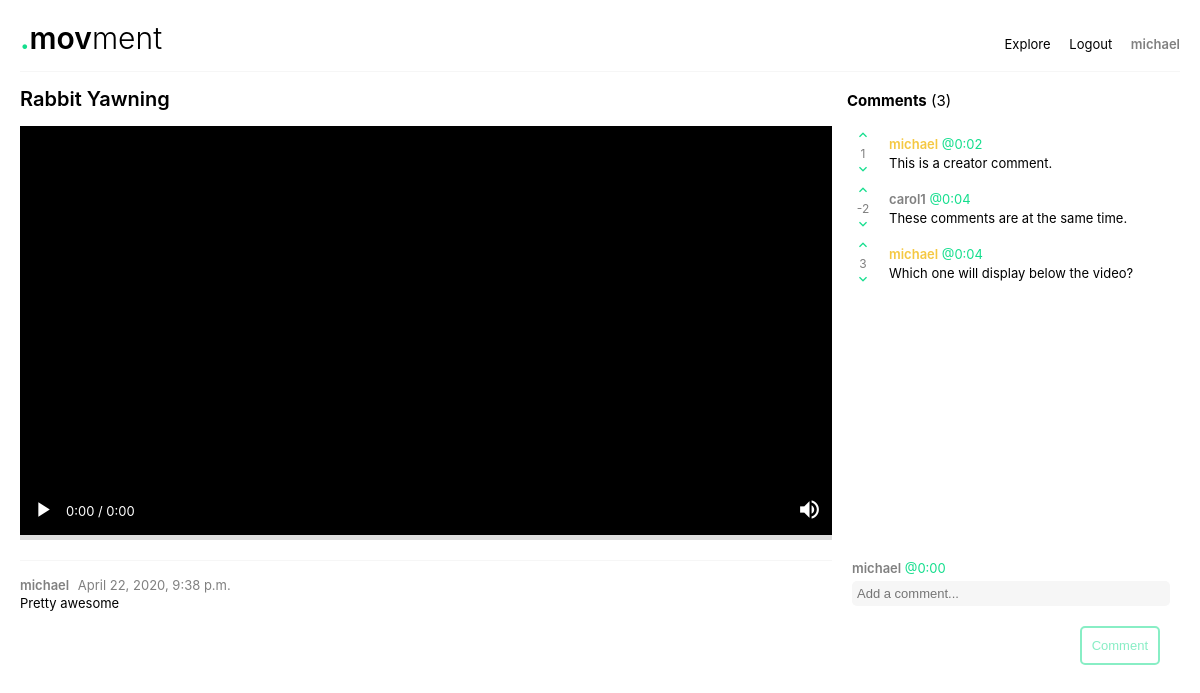
Page /23/watch (signed in) on the committed database.
### photo/models.py (models this page shows, shortened)
class VideoPost(models.Model):
    owner = models.ForeignKey(User, on_delete=models.CASCADE)
    video = models.FileField(upload_to=get_upload_path, validators=[FileExtensionValidator(['mp4', 'avi', 'mpg'])])
    title = models.CharField(max_length=100)
    descrip = models.CharField(max_length=10000)
    created = models.DateTimeField(auto_now_add=True)

class CommentPost(models.Model):
    owner = models.ForeignKey(User, on_delete=models.CASCADE)
    video_id = models.IntegerField()
    content = models.CharField(max_length=250)
    time = models.CharField(max_length=10)
    score = models.IntegerField()

### photo/views.py (the view)
# urls.py: path('<int:video_id>/watch', watch, name='watch'),
def watch(request, video_id=None):
    videos = VideoPost.objects.filter(id=video_id)
    comments = CommentPost.objects.filter(video_id=video_id)
    if not videos:
        return HttpResponseNotFound('<h1>Video not found!</h1>')
    video = videos[0]
    context = {'video': video, 'comments': comments, 'video_id': video.id, 'history': []}
    if request.user.is_authenticated:
        histories = UserHistory.objects.filter(owner=request.user)
        if not histories:
            history = UserHistory.objects.create(owner=request.user, history="[]")
        else:
            history = histories[0]
        int_arr = ast.literal_eval(history.history)
        if video.id in int_arr:
            int_arr.remove(video.id)
        int_arr.insert(0, video.id)
        str_arr = ('[' + ', '.join(str(i) for i in int_arr) + ']')
        history.history = str_arr
        history.save()
        context['history'] = int_arr
    return render(request, 'photo/watch.html', context)

### photo/templates/photo/watch.html (shortened to what this page needs)
{% load static %}
<!DOCTYPE html>
<html>
<head>
  {% load static %}
  <link rel="stylesheet" type="text/css" href="{% static 'photo/style.css' %}" />
</head>
<body>
{% if user.is_authenticated %}
  {% include "photo/base.html" %}
{% else %}
  {% include "photo/anon_base.html" %}
{% endif %}
<div class="spacer"></div>
<div id="video_page_wrapper">
  <div id="labels">
    <div id="video_title">
      {{ video.title }}
    </div>
    <div id="comment_title">
      <strong>Comments</strong> (<span id="comment_count"></span>)
    </div>
  </div>
  <div id="content">
    <div id="video_area" align="center">
      <div id="video_wrapper" style="position: relative; background: black;">
        <video id="video" src="{{video.video.url}}" width="100%" height="auto" style="background: black;"></video>
        <div id="video_controls" style="position: absolute; bottom: 0; left: 0; width: 100%;">
          <br/><br/>
          <table width="100%" style="color: white;">
            <tr>
              <td align="left" style="padding: 10px; vertical-align: middle;" width="20px">
                <b class="icon" onclick="playPause();" id="pp">play_arrow</b>
              </td>
              <td width="70px">
                <div style="font-size: 13px;">
                  <span id="cur">0:00</span> / <span id="tot">0:00</span>
                </div>
              </td>
              <td align="right" style="padding: 10px;">
                <b class="icon" onclick="muteUnmute();" id="mu">volume_up</b>
              </td>
            </tr>
          </table>
        </div>
      </div>
      <table id="progress_bar" width="100%" style="background: #dedede; height: 5px;">
        <tr id="prog_row"></tr>
      </table>
    </div>
    <div id="comment_area">
      <div id="comments">{% for c in comments %}<div class="comment"><table style="width: 100%">
          <tr>
            <td style="vertical-align: top; color: grey; text-align: center; font-size: 12px !important; width: 30px; padding-right: 10px;">
              <div class="vote">
                <div class="material-icons green" height="5px" style="font-size: 16px; cursor: pointer" onclick="upvote({{c.id}})">
                </div>
                <div class="comment_score" id="{{c.id}}_score">
                  {{c.score}}
                </div>
                <div class="material-icons green" height="5px" style="font-size: 16px; cursor: pointer" onclick="downvote({{c.id}})">
                </div>
              </div>
            </td>
            <td>
                <div class="comment_head">
                  {% if c.owner.username == video.owner.username %}
                    <span class="user uploader">{{c.owner.username}}</span>
                  {% else %}
                    <span class="user">{{c.owner.username}}</span>
                  {% endif %}
                  <span class="green" onclick="jumpTo('t'+regularTimeFormat('{{c.time}}'))">@<span class="time_stamp" style="margin-left: 0px;">{{c.time}}</span></span>
                </div>
                <div class="comment_body">
                  {{c.content}}
                </div>
            </td>
          </tr>
        </table></div>{% endfor %}</div>
    </div>
  </div>
  <div id="info" style="vertical-align: top;">
    <div id="description_area">
      <div id="comment_showcase" style="padding-top: 5px;"></div>
      <div class="spacer"></div>
      <span class="user">{{video.owner.username}}</span>
      <span style="color: grey; margin-left: 5px;">{{video.created}}</span>
      <div id="description">
        {{video.descrip}}
      </div>
    </div>
    <div id="post_comment" style="display: table-cell; vertical-align: top; padding: 20px;">
      {% if user.is_authenticated %}
      <div class="comment_head">
        <span class="user">{{ user.get_username }}</span>
        <span class="green">@<span id="current_time" style="margin-left: 0px;">0:00</span></span>
      </div>
      <form method="POST" id="comment_form" autocomplete="off">
        <input type="text" placeholder="Add a comment..." id="draft_comment" onclick="drafting = true;" onblur="drafting = false;" name="content" onkeyup="commentIsEmpty()"/>
        <div width="100%" align="right" style="margin-top: 20px;">
          <div id="comment_buttons" width="100%">
            <input type="submit" class="button" value="Comment" id="submit_comment" style="opacity: 0.5;"/>
          </div>
        </div>
      </form>
      {% else %}
      <div style="font-size: 12px;" align="center">
        <a class="green" href="{% url 'login' %}">Login</a> to post a comment!
      </div>
      {% endif %}
    </div>
  </div>
</div>
</body>
</html>

### photo/templates/photo/base.html
<header>
  <div id="header">
    <a href="/">
      <div id="logo" align="left">
        <span class="green">.</span>mov<span style="font-weight: 300;">ment</span>
      </div>
    </a>
    <div id="nav" align="right">
      <a href="/">Explore</a>
      <a href="{% url 'logout' %}">Logout</a>
      <a href="{% url 'dashboard' %}"class="user">{{ user.get_username }}</a>
    </div>
  </div>
</header>

### photo/static/photo/style.css (style rules this page uses)
body { padding: 20px; font-size: 13px; font-family: -apple-system, BlinkMacSystemFont, "Segoe UI", Roboto, Helvetica, Arial, sans-serif, "Apple Color Emoji", "Segoe UI Emoji", "Segoe UI Symbol"; margin: auto; max-width: 1200px; }
a { cursor: pointer; text-decoration: none; color: black; }
table { border-collapse: collapse; }
input[type=text], input[type="password"] { width: calc(100% - 24px); padding: 10px; outline: none; border: 2px solid #f2f2f2; border-radius: 5px; font-size: 13px; }
#nav a { margin-left: 15px; }
#header { display: table; width: 100%; margin-bottom: 15px; }
#logo { display: table-cell; font-size: 30px; font-weight: 600; }
#nav { display: table-cell; }
#video_page_wrapper { display: table; width: 100%; }
#labels { display: table-row; }
#video_title { display: table-cell; width: 70%; font-size: 20px; font-weight: 600; padding-bottom: 15px; }
#comment_title { display: table-cell; width: 30%; font-size: 15px; padding-bottom: 15px; padding-left: 15px; }
#content { display: table-row; }
#video_area { display: table-cell; }
#video { max-width: 850px; outline: none; }
#comment_area { display: table-cell; padding-left: 15px; vertical-align: top; }
#comments { overflow-y: scroll; }
#draft_comment { width: 100%; outline: none; border: none; resize: none; font-size: 13px; margin-top: 5px; background: #f6f6f6; padding: 5px; border-radius: 5px; }
#info { display: table-row; }
#description_area { display: table-cell; line-height: 18px; }
#current_time { margin-left: 3px; cursor: pointer; }
#video_controls { background: linear-gradient(0deg, rgba(0,0,0,1) 16%, rgba(249,249,249,0) 100%); }
.green { color: #14de8d; }
.button { color: #14de8d; border: 2px solid #14de8d; padding: 10px; border-radius: 5px; font-size: 13px; cursor: pointer; outline: none; background: white; }
.user { font-weight: 600; color: grey; cursor: pointer; }
.spacer { margin-top: 15px; margin-bottom: 15px; border-bottom: 1px solid #f6f6f6; }
.time_stamp { margin-left: 3px; cursor: pointer; }
.comment_body { margin-top: 3px; }
.uploader { color: #f5c842; }
.icon { font-family: 'Material Icons'; font-weight: normal; font-style: normal; color: white; font-size: 25px; cursor: pointer; }

### rows in the picture
VideoPost: title "Rabbit Yawning", owner.username "michael", created "April 22, 2020, 9:38 p.m.", descrip "Pretty awesome"
CommentPost: score "1", owner.username "michael", time "0:02", content "This is a creator comment."
CommentPost: score "-2", owner.username "carol1", time "0:04", content "These comments are at the same time."
CommentPost: score "3", owner.username "michael", time "0:04", content "Which one will display below the video?"

### other values in the picture
{{ user.get_username }} "michael"
